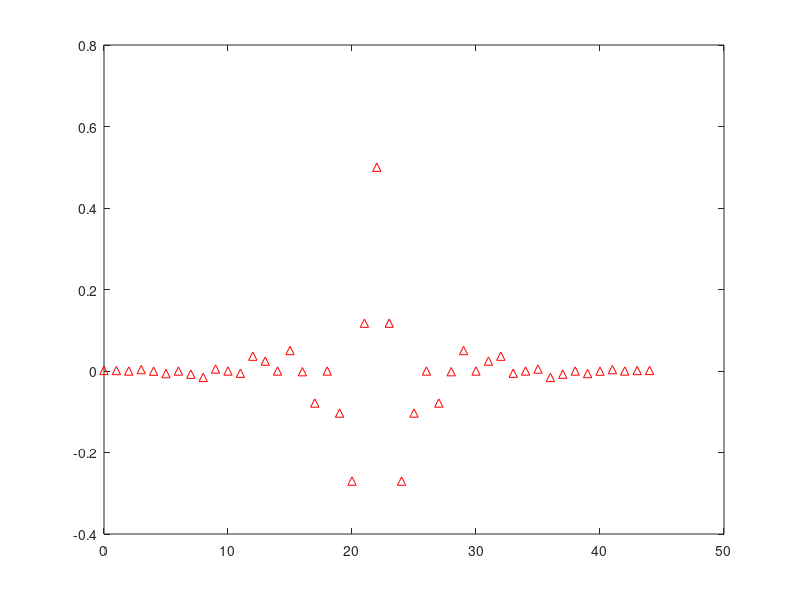
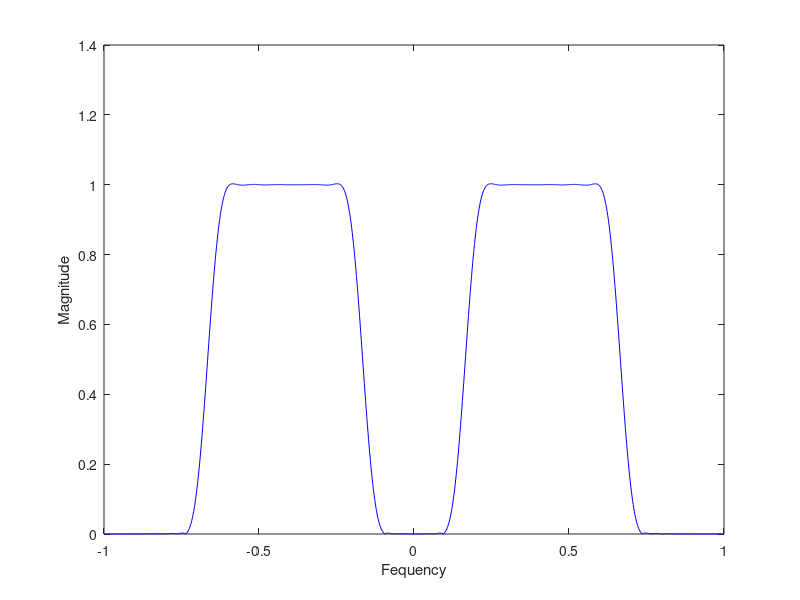
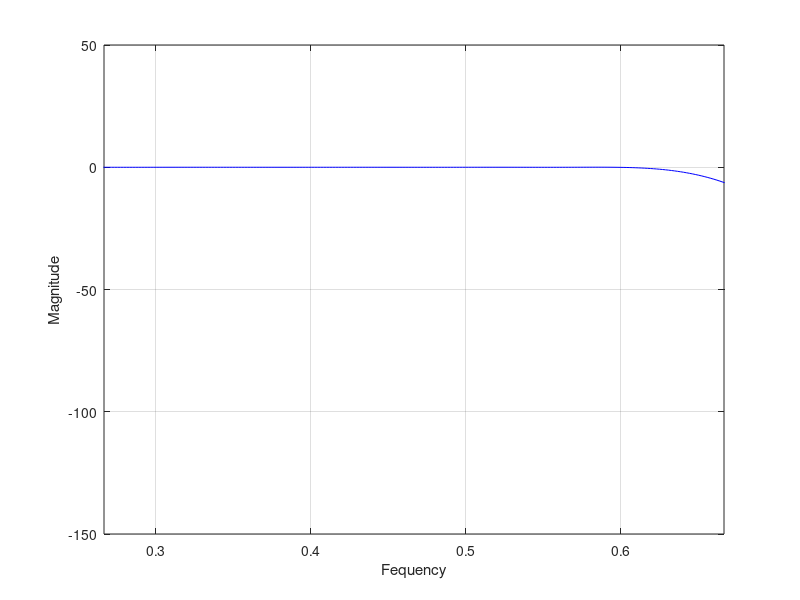

Here is the MATLAB script that generated these plots, in order:
fsamp = 3000/(2*pi);
fcuts = [100/(2*pi) 400/(2*pi) 900/(2*pi) 1100/(2*pi)];
mags = [0 1 0];
devs = [10^(-50/20) 10^(0.15/20) 10^(-50/20)];
[n,Wn,beta,ftype] = kaiserord(fcuts,mags,devs,fsamp);
n = n + rem(n,2);
disp(n)
hn = fir1(n,Wn,ftype,kaiser(n+1,beta),'noscale');
[H,f] = freqz(hn,1);

figure('name','Impulse Response Of FIR');
impz(hn,1);

figure('name','FIR Filter Magnitude Response B');
plot(f/pi,abs(H),'b')
hold on
plot(-f/pi,abs(H),'b')
xlabel('Fequency');
ylabel('Magnitude');

figure('name','FIR Filter Magnitude Response C');
plot(f/pi,20*log10(abs(H)),'b')
xlim([(4/15) (10/15)]) 
xlabel('Fequency');
ylabel('Magnitude');
grid on;
